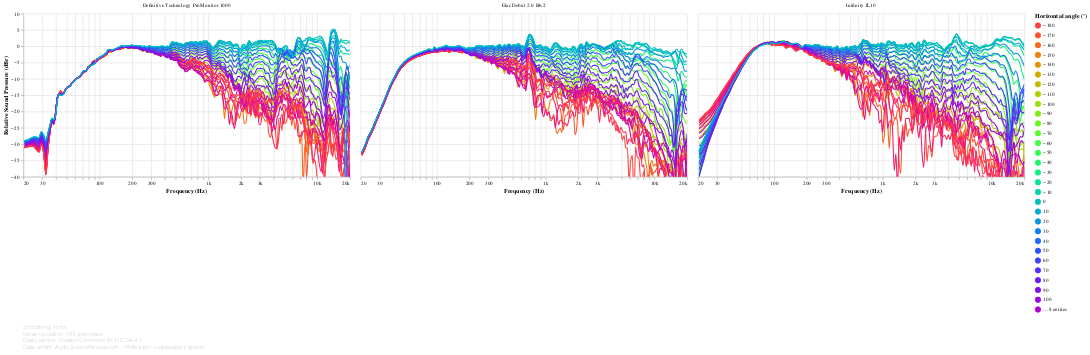

Source (notebook cell):
### Markdown cell above
Use the slider at the bottom to focus on a specific angle. Note that the slider can be slow to respond, especially if there are many speakers. Double-click the chart to reset.

Keep in mind that these graphs can be shown normalized to flat on-axis by changing the settings in the *Normalization* section above.

### Code cell
#@markdown
def off_axis_angles_chart(direction):
    return conditional_chart(4, lambda: frequency_response_db_chart(
        speakers_fr_ready
            .loc[:, 'SPL ' + direction]
            .pipe(lsx.data.convert_angles)
            .pipe(lambda df: df.pipe(lsx.pd.set_columns, df.columns.map(mapper=lambda column: f'{column:+.0f}')))
            .rename_axis(columns='Angle'),
        lambda chart: lsx.util.pipe(chart
            .transform_calculate(angle=alt.expr.toNumber(alt.datum['key'])),
            lambda chart: lsx.alt.filter_selection(chart, alt.selection_single(
                fields=['angle'],
                bind=alt.binding_range(min=-170, max=180, step=10, name=direction + ' angle selector (°)'),
                clear='dblclick'))
            .encode(
                sound_pressure_yaxis(),
                alt.Color(
                    'angle', title=direction + ' angle (°)', type='quantitative',
                    scale=alt.Scale(scheme='sinebow', domain=(-180, 180)),
                    # We have to explicitly set the legend type to 'gradient' because of https://github.com/vega/vega-lite/issues/6258
                    legend=alt.Legend(type='gradient', gradientLength=300, values=list(range(-180, 180+10, 10))))),
            speaker_facet, speaker_input),
        lambda chart: lsx.alt.interactive_line(chart),
        fold={},
        additional_tooltips=[alt.Tooltip('key', type='nominal', title=direction + ' angle (°)')],
        sidebyside=True
    ))

off_axis_angles_chart('Horizontal')

### Figure 1 — Vega-Lite specification as saved in the notebook (floating-point values rounded to 4 significant figures; data arrays with more than 128 entries replaced by an {"elided": "..."} marker saying what was removed)
{"config": {"view": {"continuousWidth": 400, "continuousHeight": 300, "opacity": 0}}, "vconcat": [{"data": {"name": "data-874d649f068efbeece4253e6352d2f21"}, "facet": {"type": "nominal", "field": "speaker", "title": null}, "spec": {"layer": [{"mark": {"type": "line", "clip": true, "interpolate": "monotone"}, "encoding": {"opacity": {"condition": {"value": 1, "selection": "selector016"}, "value": 0.2}}, "selection": {"selector016": {"type": "multi", "encodings": ["color"], "bind": "legend"}, "selector018": {"type": "interval", "bind": "scales", "encodings": ["x", "y"]}, "selector019": {"type": "single", "fields": ["angle"], "bind": {"input": "range", "max": 180, "min": -170, "name": "Horizontal angle selector (°)", "step": 10}, "clear": "dblclick"}, "selector020": {"type": "single", "fields": ["speaker"], "bind": {"input": "select", "options": [null, "Definitive Technology ProMonitor 1000", "Elac Debut 2.0 B6.2", "Inifinity IL10"], "labels": ["All", "Definitive Technology ProMonitor 1000", "Elac Debut 2.0 B6.2", "Inifinity IL10"], "name": "Speaker: "}}}}, {"mark": {"type": "circle", "clip": true, "size": 100}, "encoding": {"fillOpacity": {"condition": {"value": 0.3, "selection": "selector017"}, "value": 0}}, "selection": {"selector017": {"type": "single", "on": "mouseover", "clear": "mouseout", "empty": "none", "encodings": ["x", "y"]}}}], "encoding": {"color": {"type": "quantitative", "field": "angle", "legend": {"gradientLength": 300, "type": "gradient", "values": [-180, -170, -160, -150, -140, -130, -120, -110, -100, -90, -80, -70, -60, -50, -40, -30, -20, -10, 0, 10, 20, 30, 40, 50, 60, 70, 80, 90, 100, 110, 120, 130, 140, 150, 160, 170, 180]}, "scale": {"domain": [-180, 180], "scheme": "sinebow"}, "title": "Horizontal angle (°)"}, "tooltip": [{"type": "nominal", "field": "key", "title": "Horizontal angle (°)"}, {"type": "quantitative", "field": "frequency", "format": ".03s", "title": "Frequency (Hz)"}, {"type": "quantitative", "field": "value", "format": ".2f", "title": "Value (dB)"}], "x": {"type": "quantitative", "axis": {"format": "s"}, "field": "frequency", "scale": {"base": 10, "domain": [20, 20000], "nice": false, "type": "log"}, "title": "Frequency (Hz)"}, "y": {"type": "quantitative", "axis": {"grid": true}, "field": "value", "scale": {"domain": [-40, 10]}, "title": ["Relative Sound Pressure (dBr)"]}}, "height": 300, "transform": [{"flatten": ["frequency", "-100", "-10", "-110", "-120", "-130", "-140", "-150", "-160", "-170", "-20", "-30", "-40", "-50", "-60", "-70", "-80", "-90", "+100", "+10", "+110", "+120", "+130", "+140", "+150", "+160", "+170", "+180", "+20", "+30", "+40", "+50", "+60", "+70", "+80", "+90", "+0"]}, {"fold": ["-100", "-10", "-110", "-120", "-130", "-140", "-150", "-160", "-170", "-20", "-30", "-40", "-50", "-60", "-70", "-80", "-90", "+100", "+10", "+110", "+120", "+130", "+140", "+150", "+160", "+170", "+180", "+20", "+30", "+40", "+50", "+60", "+70", "+80", "+90", "+0"]}, {"calculate": "toNumber(datum['key'])", "as": "angle"}, {"filter": {"selection": "selector019"}}], "width": 600}, "transform": [{"filter": {"selection": "selector020"}}]}, {"mark": "text", "height": 1, "title": {"text": ["Smoothing: None", "Mean resolution: 19.5 pts/octave", "Data License: Creative Commons BY-NC-SA 4.0", "Data: amirm, AudioScienceReview.com - Plotted by Loudspeaker Explorer"], "anchor": "start", "color": "gray", "fontSize": 10, "fontWeight": "lighter"}, "width": 600}], "resolve": {"legend": {"color": "independent"}}, "$schema": "https://vega.github.io/schema/vega-lite/v4.8.1.json", "datasets": {"data-874d649f068efbeece4253e6352d2f21": [{"speaker": "Definitive Technology ProMonitor 1000", "frequency": {"elided": "194 float values"}, "-100": {"elided": "194 float values"}, "-10": {"elided": "194 float values"}, "-110": {"elided": "194 float values"}, "-120": {"elided": "194 float values"}, "-130": {"elided": "194 float values"}, "-140": {"elided": "194 float values"}, "-150": {"elided": "194 float values"}, "-160": {"elided": "194 float values"}, "-170": {"elided": "194 float values"}, "-20": {"elided": "194 float values"}, "-30": {"elided": "194 float values"}, "-40": {"elided": "194 float values"}, "-50": {"elided": "194 float values"}, "-60": {"elided": "194 float values"}, "-70": {"elided": "194 float values"}, "-80": {"elided": "194 float values"}, "-90": {"elided": "194 float values"}, "+100": {"elided": "194 float values"}, "+10": {"elided": "194 float values"}, "+110": {"elided": "194 float values"}, "+120": {"elided": "194 float values"}, "+130": {"elided": "194 float values"}, "+140": {"elided": "194 float values"}, "+150": {"elided": "194 float values"}, "+160": {"elided": "194 float values"}, "+170": {"elided": "194 float values"}, "+180": {"elided": "194 float values"}, "+20": {"elided": "194 float values"}, "+30": {"elided": "194 float values"}, "+40": {"elided": "194 float values"}, "+50": {"elided": "194 float values"}, "+60": {"elided": "194 float values"}, "+70": {"elided": "194 float values"}, "+80": {"elided": "194 float values"}, "+90": {"elided": "194 float values"}, "+0": {"elided": "194 float values"}}, {"speaker": "Elac Debut 2.0 B6.2", "frequency": {"elided": "194 float values"}, "-100": {"elided": "194 float values"}, "-10": {"elided": "194 float values"}, "-110": {"elided": "194 float values"}, "-120": {"elided": "194 float values"}, "-130": {"elided": "194 float values"}, "-140": {"elided": "194 float values"}, "-150": {"elided": "194 float values"}, "-160": {"elided": "194 float values"}, "-170": {"elided": "194 float values"}, "-20": {"elided": "194 float values"}, "-30": {"elided": "194 float values"}, "-40": {"elided": "194 float values"}, "-50": {"elided": "194 float values"}, "-60": {"elided": "194 float values"}, "-70": {"elided": "194 float values"}, "-80": {"elided": "194 float values"}, "-90": {"elided": "194 float values"}, "+100": {"elided": "194 float values"}, "+10": {"elided": "194 float values"}, "+110": {"elided": "194 float values"}, "+120": {"elided": "194 float values"}, "+130": {"elided": "194 float values"}, "+140": {"elided": "194 float values"}, "+150": {"elided": "194 float values"}, "+160": {"elided": "194 float values"}, "+170": {"elided": "194 float values"}, "+180": {"elided": "194 float values"}, "+20": {"elided": "194 float values"}, "+30": {"elided": "194 float values"}, "+40": {"elided": "194 float values"}, "+50": {"elided": "194 float values"}, "+60": {"elided": "194 float values"}, "+70": {"elided": "194 float values"}, "+80": {"elided": "194 float values"}, "+90": {"elided": "194 float values"}, "+0": {"elided": "194 float values"}}, {"speaker": "Inifinity IL10", "frequency": {"elided": "194 float values"}, "-100": {"elided": "194 float values"}, "-10": {"elided": "194 float values"}, "-110": {"elided": "194 float values"}, "-120": {"elided": "194 float values"}, "-130": {"elided": "194 float values"}, "-140": {"elided": "194 float values"}, "-150": {"elided": "194 float values"}, "-160": {"elided": "194 float values"}, "-170": {"elided": "194 float values"}, "-20": {"elided": "194 float values"}, "-30": {"elided": "194 float values"}, "-40": {"elided": "194 float values"}, "-50": {"elided": "194 float values"}, "-60": {"elided": "194 float values"}, "-70": {"elided": "194 float values"}, "-80": {"elided": "194 float values"}, "-90": {"elided": "194 float values"}, "+100": {"elided": "194 float values"}, "+10": {"elided": "194 float values"}, "+110": {"elided": "194 float values"}, "+120": {"elided": "194 float values"}, "+130": {"elided": "194 float values"}, "+140": {"elided": "194 float values"}, "+150": {"elided": "194 float values"}, "+160": {"elided": "194 float values"}, "+170": {"elided": "194 float values"}, "+180": {"elided": "194 float values"}, "+20": {"elided": "194 float values"}, "+30": {"elided": "194 float values"}, "+40": {"elided": "194 float values"}, "+50": {"elided": "194 float values"}, "+60": {"elided": "194 float values"}, "+70": {"elided": "194 float values"}, "+80": {"elided": "194 float values"}, "+90": {"elided": "194 float values"}, "+0": {"elided": "194 float values"}}]}}
